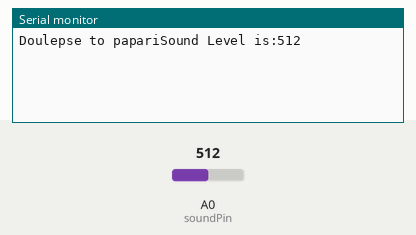
This program was run on a simulated Arduino Mega 2560, built with avr-gcc and run on an emulated ATmega2560. Parts: the last lines printed to the serial monitor. The test bench sets the inputs (shaded band); at power-on: A0 (soundPin) = 512. WiFi joins after 1.5 s; servers stay silent unless stated; no MQTT or app messages arrive unless stated.

Above: at 1.2 s.
1.3 s: A0 (soundPin) set to 490
4.6 s: A0 (soundPin) set to 109
At 5.6 s:
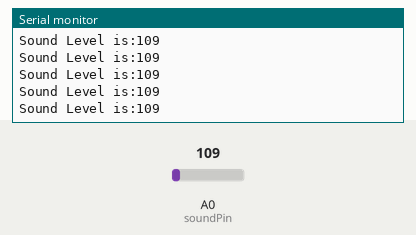
7.9 s: A0 (soundPin) set to 90
At 8.4 s:
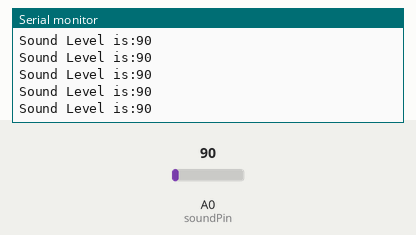
Timing chart, 0 to 10.9 s (numbered marks = the images above; inputs shaded):
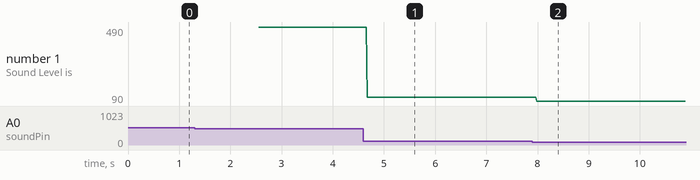

The program:

main.cpp
```cpp
#include <Arduino.h>
#include <Ethernet.h>
#include <PubSubClient.h>

const int soundPin = A0;
int soundVal = 0;

//ethernet_shield
byte mac[]    = {  0xDE, 0xED, 0xBA, 0xFE, 0xFE, 0xED };
IPAddress ip(192, 168, 69, 151);
IPAddress server(172, 105, 246, 197);

EthernetClient ethClient;
PubSubClient client(server, 1883, ethClient);


void reconnect(){
  // Loop until we're reconnected
  while (!client.connected()) {
    Serial.print("Attempting MQTT connection...");
    // Attempt to connect
    if (client.connect("arduinoClient")) {
      Serial.println("connected");
    } else {
      Serial.print("failed, rc=");
      Serial.print(client.state());
      Serial.println(" try again in 5 seconds");
      // Wait 5 seconds before retrying
      delay(5000);
    }
  }
}

void setup (){
  Serial.begin(9600);
//  pinMode (soundPin, INPUT);

  Ethernet.begin(mac, ip);
  if (client.connect("arduinoClient")) {
    Serial.print("Doulepse to papari");
  }

   Serial.begin(9600);
}

void loop (){
  soundVal = analogRead(soundPin);
  Serial.print("Sound Level is:");
  Serial.println(soundVal);
  if (soundVal>500){
      if (!client.connected()) {
        reconnect();
      }
      client.loop();
      client.publish("arduino/sound_level", "1");
      delay(2500);
      client.publish("arduino/sound_level", "0");
  }
}
```

Measured:
- after the input at 4.6 s, the serial monitor: prints a new line after 0.07 s (image 1)
- after the input at 7.9 s, the serial monitor: prints a new line after 0.08 s (image 2)
- plotted number 1: 490 → 109 after the input at 4.6 s, 109 → 90 after the input at 7.9 s
